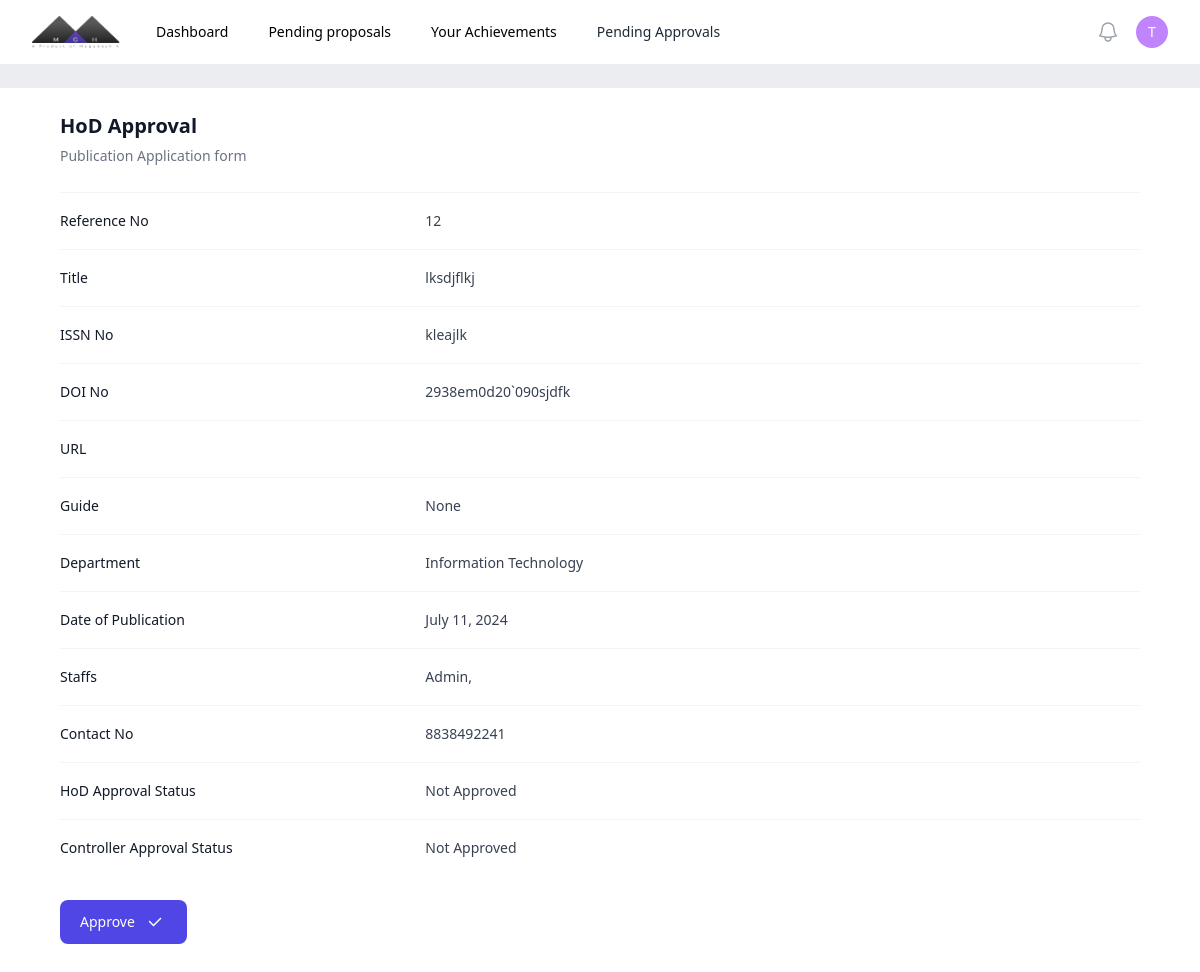
Page /approvalapplication/publication/12/ (signed in) on the committed database.
### authentication/models.py (models this page shows, shortened)
class staff(AbstractUser):
    dept = models.ForeignKey(department, on_delete=models.CASCADE, null=True, blank=True)
    designation = models.CharField(max_length=20)
    phone = models.CharField(max_length=20)

class department(models.Model):
    name = models.CharField(max_length=50)
    hod = models.OneToOneField('staff', on_delete=models.SET_NULL, null=True, blank=True, related_name='hod')
    def __str__(self):
        return self.name

### central/models.py (models this page shows, shortened)
class publication(models.Model):
    publication = models.CharField(max_length=50) #Temproary
    title = models.CharField(max_length=100)
    doi = models.CharField(verbose_name='ISSN No',max_length=25, unique=True)
    issn = models.CharField(verbose_name='DOI No',max_length=25, unique=True)
    url = models.CharField(verbose_name='URL', max_length=50, null=True)
    guide = models.ForeignKey(staff, on_delete=models.SET_NULL, null=True, related_name='guide')
    authors = models.ManyToManyField(staff)
    department = models.ForeignKey(department, on_delete=models.SET_NULL, null=True)
    date = models.DateField(verbose_name='Date of publication')
    hodapproval = models.BooleanField(verbose_name="HoD Approval Status", default=False, null=True)
    controller = models.BooleanField(verbose_name="Controller Approval Status", default=False, null=True)

### controller/decorator.py (the view)
    def wrapper(request, *args, **kwargs):
        if request.user.groups.filter(Q(name='HoD') | Q(name='Controller')).exists():
            return view(request, *args, **kwargs)
        else:
            return HttpResponse("Your are restricted from viewing this page")

### controller/decorator.py (called while the page is built)
def is_moderator(view):
    def wrapper(request, *args, **kwargs):
        if request.user.groups.filter(Q(name='HoD') | Q(name='Controller')).exists():
            return view(request, *args, **kwargs)
        else:
            return HttpResponse("Your are restricted from viewing this page")
    return wrapper

### controller/views.py (called while the page is built)
@is_moderator
def approvalapplication(request, category,id):
    obj = centralmodels[category].objects.get(id=id)
    return render(request, f'controller/applications/{category}_application.html', {'object': obj})

### controller/templates/controller/applications/publication_application.html (shortened to what this page needs)
{% load static tailwind_tags %}
<!DOCTYPE html>
<html lang="en">
<head>
    {% tailwind_css %}
</head>
<body class="bg-[#ebedf0]">
  {% include 'central/nav.html' %}
  <div class="bg-white min-w-full mt-6 ">
    <div class="bg-white max-w-[90%] rounded-md py-6 px-0 mx-auto">
        <div class="px-4 sm:px-0">
          <h3 class="text-xl font-semibold leading-7 text-gray-900">{{request.user.groups.first.name}} Approval</h3>
          <p class="mt-1 max-w-2xl text-sm leading-6 text-gray-500">Publication Application form</p>
        </div>
        <div class="mt-6 border-t border-gray-100">
          <dl class="divide-y divide-gray-100">
            <div class="px-4 py-4 sm:grid sm:grid-cols-3 sm:gap-4 sm:px-0">
              <dt class="text-sm font-medium leading-6 text-gray-900">Reference No</dt>
              <dd class="mt-1 text-sm leading-6 text-gray-700 sm:col-span-2 sm:mt-0">{{object.id}}</dd>
            </div>
            <div class="px-4 py-4 sm:grid sm:grid-cols-3 sm:gap-4 sm:px-0">
              <dt class="text-sm font-medium leading-6 text-gray-900">Title</dt>
              <dd class="mt-1 text-sm leading-6 text-gray-700 sm:col-span-2 sm:mt-0">{{object.title}}</dd>
            </div>
            <div class="px-4 py-4 sm:grid sm:grid-cols-3 sm:gap-4 sm:px-0">
              <dt class="text-sm font-medium leading-6 text-gray-900">ISSN No</dt>
              <dd class="mt-1 text-sm leading-6 text-gray-700 sm:col-span-2 sm:mt-0">{{object.issn}}</dd>
            </div>
            <div class="px-4 py-4 sm:grid sm:grid-cols-3 sm:gap-4 sm:px-0">
              <dt class="text-sm font-medium leading-6 text-gray-900">DOI No</dt>
              <dd class="mt-1 text-sm leading-6 text-gray-700 sm:col-span-2 sm:mt-0">{{object.doi}}</dd>
            </div>
            <div class="px-4 py-4 sm:grid sm:grid-cols-3 sm:gap-4 sm:px-0">
              <dt class="text-sm font-medium leading-6 text-gray-900">URL</dt>
              <dd class="mt-1 text-sm leading-6 text-gray-700 sm:col-span-2 sm:mt-0">{{object.url}}</dd>
            </div>
            <div class="px-4 py-4 sm:grid sm:grid-cols-3 sm:gap-4 sm:px-0">
              <dt class="text-sm font-medium leading-6 text-gray-900">Guide</dt>
              <dd class="mt-1 text-sm leading-6 text-gray-700 sm:col-span-2 sm:mt-0">{{object.guide}}</dd>
            </div>
            <div class="px-4 py-4 sm:grid sm:grid-cols-3 sm:gap-4 sm:px-0">
              <dt class="text-sm font-medium leading-6 text-gray-900">Department</dt>
              <dd class="mt-1 text-sm leading-6 text-gray-700 sm:col-span-2 sm:mt-0">{{object.department}}</dd>
            </div>
            <div class="px-4 py-4 sm:grid sm:grid-cols-3 sm:gap-4 sm:px-0">
              <dt class="text-sm font-medium leading-6 text-gray-900">Date of Publication</dt>
              <dd class="mt-1 text-sm leading-6 text-gray-700 sm:col-span-2 sm:mt-0">{{object.date}}</dd>
            </div>
            <div class="px-4 py-4 sm:grid sm:grid-cols-3 sm:gap-4 sm:px-0">
              <dt class="text-sm font-medium leading-6 text-gray-900">Staffs</dt>
              <dd class="mt-1 text-sm leading-6 text-gray-700 sm:col-span-2 sm:mt-0">
                {% for author in object.authors.all %}
                {{author.username}},
                {% endfor %}
              </dd>
            </div>
            <div class="px-4 py-4 sm:grid sm:grid-cols-3 sm:gap-4 sm:px-0">
              <dt class="text-sm font-medium leading-6 text-gray-900">Contact No</dt>
              <dd class="mt-1 text-sm leading-6 text-gray-700 sm:col-span-2 sm:mt-0">
                {{object.authors.first.phone}}
              </dd>
            </div>
            <div class="px-4 py-4 sm:grid sm:grid-cols-3 sm:gap-4 sm:px-0">
              <dt class="text-sm font-medium leading-6 text-gray-900">HoD Approval Status</dt>
              <dd class="mt-1 text-sm leading-6 text-gray-700 sm:col-span-2 sm:mt-0">
                {% if object.hodapproval %}
                  Approved
                {% else %}
                  Not Approved
                {% endif %}
              </dd>
            </div>
            <div class="px-4 py-4 sm:grid sm:grid-cols-3 sm:gap-4 sm:px-0">
              <dt class="text-sm font-medium leading-6 text-gray-900">Controller Approval Status</dt>
              <dd class="mt-1 text-sm leading-6 text-gray-700 sm:col-span-2 sm:mt-0">
                {% if object.controller %}
                  Approved
                {% else %}
                  Not Approved
                {% endif %}
              </dd>
            </div>
          </dl>
        </div>
        <div class="mt-6 flex gap-2">
          <a href="{% url 'approve' category='publication' id=object.id %}">
            <button type="button" class=" flex gap-2 items-center justify-between text-white bg-[#4f46e5] hover:bg-[#645cff] focus:ring-4 focus:ring-blue-300 font-medium rounded-lg text-sm px-5 py-2.5 me-2 mb-2">
                Approve
                <img src="{% static 'images/Check.svg' %}" class="min-w-[20px] min-h-[20px]">
            </button>
          </a>
        </div>
      </div>
  </div>
</body>
</html>

### central/templates/central/nav.html (shortened to what this page needs)
{% load static %}
<nav class="bg-white">
     <div class="mx-auto max-w-7xl px-2 sm:px-6 lg:px-8">
       <div class="relative flex h-16 items-center justify-between">
         <div class="flex flex-1 items-center justify-center sm:items-stretch sm:justify-start">
           <div class="flex flex-shrink-0 items-center">
             <img class="h-8 w-auto" src="{% static 'images/logo.png' %}" alt="Your Company">
           </div>
           <div class="hidden sm:ml-6 sm:block">
             <div class="flex space-x-4">
               <a href="/" class="rounded-md px-3 py-2 text-sm font-medium text-black hover:bg-gray-100" aria-current="page">Dashboard</a>
               <a href="/pendingproposals" class="rounded-md px-3 py-2 text-sm font-medium text-black hover:bg-gray-100 hover:text-black">Pending proposals</a>
               <a href="/achievements" class="rounded-md px-3 py-2 text-sm font-medium text-black hover:bg-gray-100 hover:text-black">Your Achievements</a>
               {% if request.user.groups.first.name == 'Controller' or request.user.groups.first.name == 'HoD'%}
               <a href="/pendingapprovals" class="block rounded-md px-3 py-2 text-sm font-medium text-gray-800 hover:bg-slate-100 hover:text-black">Pending Approvals</a>
               {% endif %}
             </div>
           </div>
         </div>
         <div class="absolute inset-y-0 right-0 flex items-center pr-2 sm:static sm:inset-auto sm:ml-6 sm:pr-0">
           <button type="button" class="relative rounded-full p-1 text-gray-400 hover:text-black focus:outline-none focus:ring-2 focus:ring-white focus:ring-offset-2 focus:ring-offset-gray-800">
             <span class="absolute -inset-1.5"></span>
           </button>
           <div class="relative ml-3">
             <div>
               <button type="button" class="min-w-8 min-h-8 flex items-center justify-center relative rounded-full text-sm border-none focus:outline-none" id="user-menu-button" aria-expanded="false" aria-haspopup="true">
                 <div class="">
                    <p class="text-white font-medium">{{request.user.username|make_list|first}}</p>
                 </div>
               </button>
             </div>
           </div>
         </div>
       </div>
     </div>
   </nav>

### rows in the picture
staff: user.username|make_list "T", user.groups.first.name "HoD"
publication: id "12", title "lksdjflkj", issn "kleajlk", doi "2938em0d20`090sjdfk", guide "None", department "Information Technology", date "July 11, 2024", authors.first.phone "8838492241"
staff: username "Admin"
